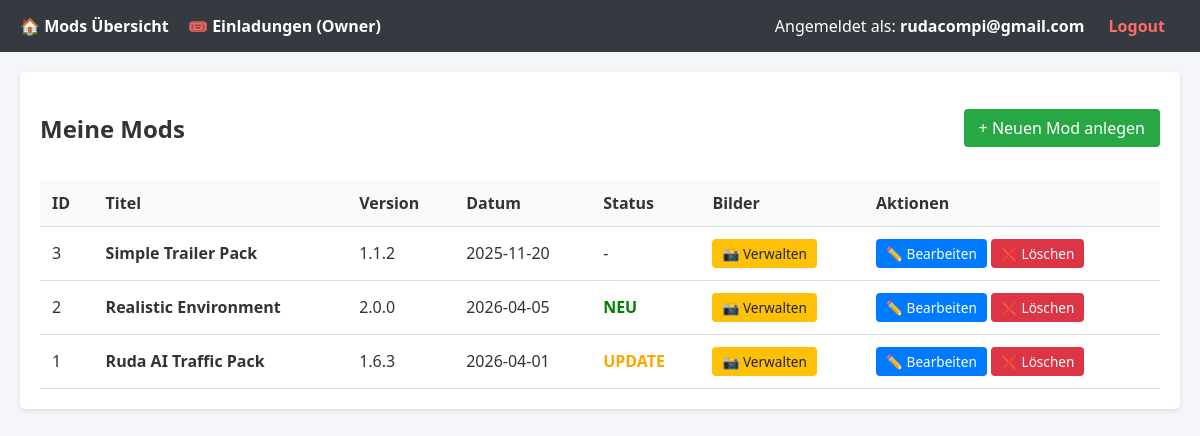
/admin/index.php (signed in), run on the app's committed database.
### tables this page shows
CREATE TABLE mods (
    id INT AUTO_INCREMENT PRIMARY KEY,
    title VARCHAR(255) NOT NULL,
    version VARCHAR(50) NOT NULL,
    version_date DATE NOT NULL,
    ets2_compat VARCHAR(50) NOT NULL,
    mod_type VARCHAR(100) NOT NULL,
    mod_kind VARCHAR(100) NOT NULL,
    filename VARCHAR(255) NOT NULL,
    note VARCHAR(255),
    description TEXT NOT NULL,
    download_url VARCHAR(255) NOT NULL,
    status VARCHAR(20) DEFAULT '',  
    status_updated_at TIMESTAMP NULL DEFAULT NULL
);

### admin/auth.php (called while the page is built, shortened)
<?php
$user_role = $_SESSION['user_role'] ?? 'admin';
$user_email = $_SESSION['user_email'] ?? '';
function isOwner() {
    global $user_role;
    return $user_role === 'owner';
}
?>

### admin/index.php (the view, shortened to what this page needs)
<?php
require_once 'header.php';
$stmt = $pdo->query("SELECT id, title, version, status, version_date FROM mods ORDER BY id DESC");
$mods = $stmt->fetchAll();
?>
<div class="card">
    <div style="display: flex; justify-content: space-between; align-items: center;">
        <h2>Meine Mods</h2>
        <a href="mod_edit.php" class="btn btn-success">+ Neuen Mod anlegen</a>
    </div>
    <table>
        <thead>
            <tr>
                <th>ID</th>
                <th>Titel</th>
                <th>Version</th>
                <th>Datum</th>
                <th>Status</th>
                <th>Bilder</th>
                <th>Aktionen</th>
            </tr>
        </thead>
        <tbody>
            <?php foreach ($mods as $mod): ?>
            <tr>
                <td><?php echo $mod['id']; ?></td>
                <td><strong><?php echo htmlspecialchars($mod['title']); ?></strong></td>
                <td><?php echo htmlspecialchars($mod['version']); ?></td>
                <td><?php echo htmlspecialchars($mod['version_date']); ?></td>
                <td>
                    <?php if ($mod['status'] === 'NEW'): ?>
                        <span style="color: green; font-weight: bold;">NEU</span>
                    <?php elseif ($mod['status'] === 'UPDATE'): ?>
                        <span style="color: orange; font-weight: bold;">UPDATE</span>
                    <?php else: ?>
                        -
                    <?php endif; ?>
                </td>
                <td>
                    <a href="fotos.php?id=<?php echo $mod['id']; ?>" class="btn btn-warning" style="padding: 5px 10px; font-size: 0.85rem;">📸 Verwalten</a>
                </td>
                <td>
                    <a href="mod_edit.php?id=<?php echo $mod['id']; ?>" class="btn" style="padding: 5px 10px; font-size: 0.85rem;">✏️ Bearbeiten</a>
                    <a href="mod_delete.php?id=<?php echo $mod['id']; ?>" class="btn btn-danger" style="padding: 5px 10px; font-size: 0.85rem;" onclick="return confirm('Möchtest du diesen Mod wirklich löschen? Dies löscht auch alle Bilder aus der Datenbank.');">❌ Löschen</a>
                </td>
            </tr>
            <?php endforeach; ?>
        </tbody>
    </table>
</div>
<?php require_once 'footer.php'; ?>

### admin/header.php (shortened to what this page needs)
<?php
require_once __DIR__ . '/auth.php';
?>
<!DOCTYPE html>
<html lang="de">
<head>
    <link rel="stylesheet" href="admin.css">
</head>
<body>
    <div class="navbar">
        <div>
            <a href="index.php">🏠 Mods Übersicht</a>
            <?php if (isOwner()): ?>
                <a href="invites.php">🎟️ Einladungen (Owner)</a>
            <?php endif; ?>
        </div>
        <div>
            <span>Angemeldet als: <strong><?php echo htmlspecialchars($user_email); ?></strong></span>
            <a href="logout.php" style="margin-left: 20px; color: #ff6b6b;">Logout</a>
        </div>
    </div>
    <div class="container">

### admin/footer.php
    </div>
</body>
</html>

### admin/admin.css (style rules this page uses)
body { font-family: 'Segoe UI', Tahoma, Geneva, Verdana, sans-serif; background-color: #f4f6f9; color: #333; margin: 0; padding: 0; }
.navbar { background-color: #343a40; color: #fff; padding: 15px 20px; display: flex; justify-content: space-between; align-items: center; }
.navbar a { color: #fff; text-decoration: none; margin-right: 15px; font-weight: bold; }
.container { padding: 20px; max-width: 1200px; margin: 0 auto; }
.card { background-color: #fff; border-radius: 5px; padding: 20px; box-shadow: 0 2px 5px rgba(0,0,0,0.1); margin-bottom: 20px; }
.btn { display: inline-block; padding: 8px 15px; background-color: #007bff; color: #fff; text-decoration: none; border-radius: 4px; border: none; cursor: pointer; }
.btn-danger { background-color: #dc3545; }
.btn-success { background-color: #28a745; }
.btn-warning { background-color: #ffc107; color: #212529; }
table { width: 100%; border-collapse: collapse; margin-top: 15px; }
th, td { padding: 12px; text-align: left; border-bottom: 1px solid #ddd; }
th { background-color: #f8f9fa; }

### data on the page
mods: id "3", title "Simple Trailer Pack", version "1.1.2", version_date "2025-11-20"
mods: id "2", title "Realistic Environment", version "2.0.0", version_date "2026-04-05", status "NEU"
mods: id "1", title "Ruda AI Traffic Pack", version "1.6.3", version_date "2026-04-01", status "UPDATE"

### other printed values
$user_email "rudacompi@gmail.com"
